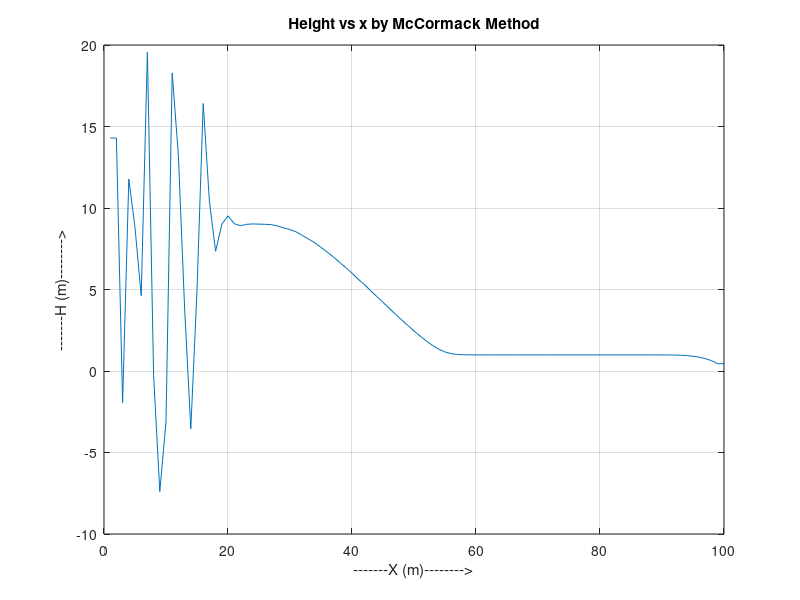

MATLAB code for this plot:
%McCormack's Method
clear all;
clc;
n=100;
for i=1:n
if i<=50
H_old(i)=10;
H(i)=10;
H1(i)=0;
else
H_old(i)=1;
H(i)=1;
H1(i)=0;
end
v_old(i)=0;
v(i)=0;
v1(i)=0;
Q(i)=0;
Q1(i)=0;
Q_old(i)=0;
E_old(i)=0;
E1(i)=0;
end
L=100;dx=1;
dt=0.1;
k=(dt/dx);
g=9.81;
for t=0:dt:4
for i=2:n-1
Q(i)=(H(i)*v(i));
Q_old(i)=(H_old(i)*v_old(i));
E_old(i)=(H_old(i)*(v_old(i)^2))+(0.5*g*(H_old(i)^2));
E1(i)=(H1(i)*(v1(i)^2))+(0.5*g*(H1(i)^2));
H1(i)=H_old(i)-k*(Q_old(i+1)-Q_old(i));
Q1(i)=Q_old(i)-k*(E_old(i+1)-E_old(i));
H(i)=0.5*(H_old(i)+H1(i)-k*(Q1(i)-Q1(i-1)));
Q(i)=0.5*(Q_old(i)+Q1(i)-k*(E1(i)-E1(i-1)));
end
H(1)=H(2);
H(n)=H(n-1);
Q(1)=Q(2);
Q(n)=Q(n-1);
H1(1)=H1(2);
H1(n)=H1(n-1);
Q1(1)=Q1(2);
Q1(n)=Q1(n-1);
v=Q./H;
v_old=Q_old./H_old;
H_old=H;
Q_old=Q;
end
plot(H);
grid on;
xlabel('-------X (m)-------->');
ylabel('-------H (m)-------->');
title('Height vs x by McCormack Method');
